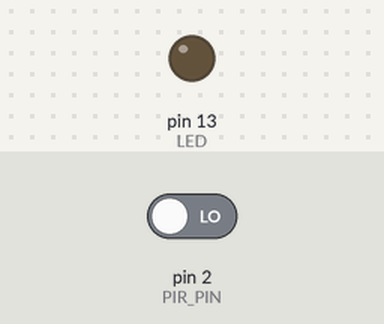
Simulated run of this sketch. Board: Arduino Uno, built for the host (arithmetic inside an expression is 32-bit, double 64-bit). Parts: output pins drawn as LEDs (lit = HIGH). The inputs (shaded band) are chosen by the test bench; at power-on: pin 2 (PIR_PIN) LOW.

Above: at 1.2 s.
1.3 s: pin 2 (PIR_PIN) driven HIGH
At 1.9 s:
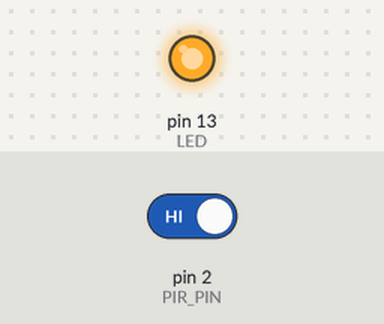
2.8 s: pin 2 (PIR_PIN) driven LOW
At 3.1 s:
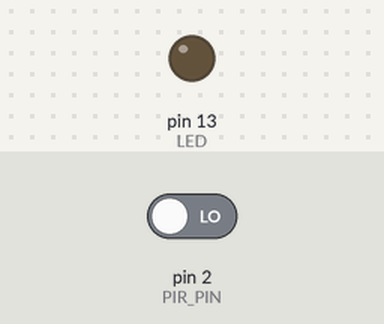
Timing chart, 0 to 5.8 s (numbered marks = the images above; inputs shaded):
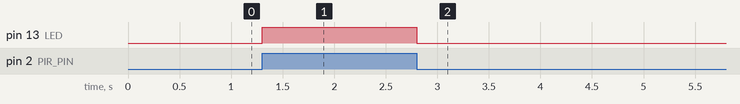

Measured:
- after the input at 1.3 s, pin 13 (LED): LOW → HIGH at once
- after the input at 2.8 s, pin 13 (LED): HIGH → LOW at once

The sketch:

test_pir.ino
```cpp
// test_pir — motion preview: the LED mirrors what the sensor sees.
//   motion detected -> LED ON
//   idle            -> LED OFF
// PULLDOWN holds the pin at 0 when the sensor is quiet (so it doesn't "float").

const int PIR_PIN = 2;
const int LED = LED_BUILTIN;

void setup() {
  pinMode(PIR_PIN, INPUT_PULLDOWN);
  pinMode(LED, OUTPUT);
}

void loop() {
  if (digitalRead(PIR_PIN) == HIGH) {
    digitalWrite(LED, HIGH);   // motion!
  } else {
    digitalWrite(LED, LOW);    // idle
  }
}
```
